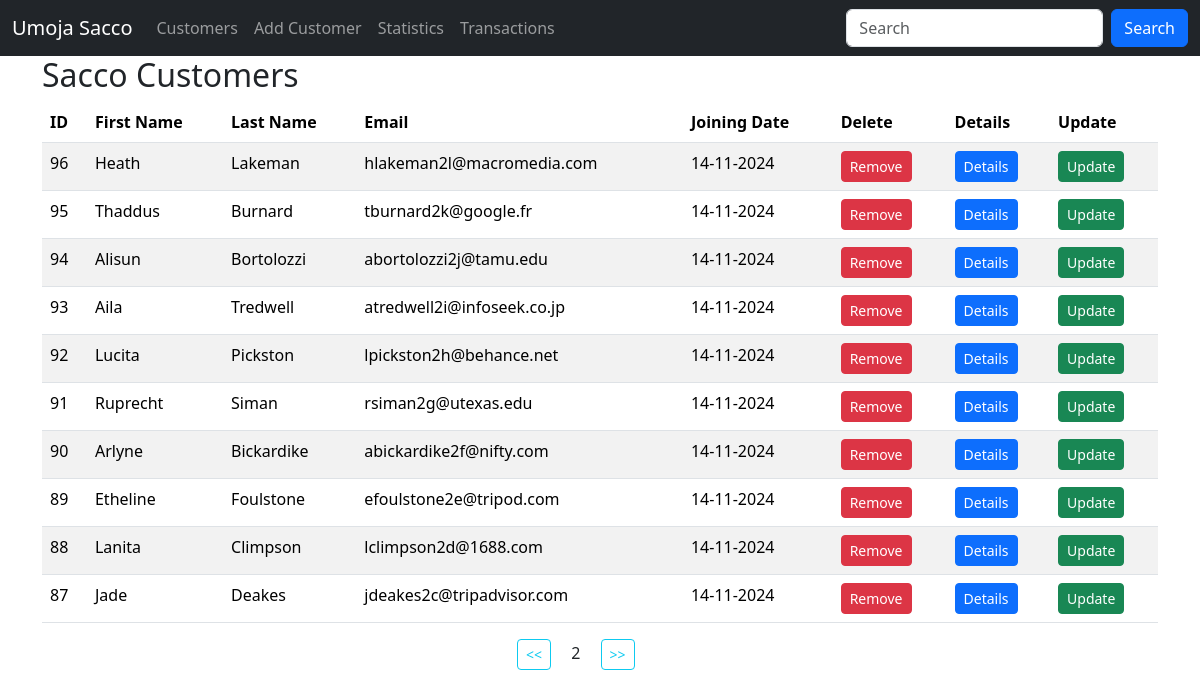
Screenshot of /?page=2 with the database file from the repository.
### sacco/models.py (models this page shows, shortened)
class Customer(models.Model):
    first_name = models.CharField(max_length=30) #charfield = varchar
    last_name = models.CharField(max_length=30)
    email = models.EmailField(unique=True) #varchar + ensures email is unique
    dob = models.DateField()
    gender = models.CharField(max_length=10)
    weight = models.IntegerField(default=0)
    created_at = models.DateTimeField(auto_now_add=True)
    updated_at = models.DateTimeField(auto_now=True)
    class Meta:
        db_table = 'customers'

### sacco/views.py (the view)
# urls.py: path('', views.customers, name='customers'),  # add /customers on host url in browser if you specified 'test'
def customers(request):
    data = Customer.objects.all().order_by('-id').values() # select * from customers
    paginator = Paginator(data, 10)
    page_number = request.GET.get('page', 1) #1 is a default page loaded if the page input is missing
    try:
        paginated_data = paginator.page(page_number)
    except PageNotAnInteger | EmptyPage  :
        paginated_data = paginator.page(1) #1 is a default page loaded if the page input is invalid
    return render(request, "customers.html", {"data": paginated_data}) #note that the data object carries key paginated information. also used in the customers.html loop

### templates/customers.html (shortened to what this page needs)
{% extends 'master.html' %}
{% block content %}
    <div class="container">
        <h2>Sacco Customers</h2>
        <table class="table table-striped">
            <thead>
            <tr>
                <th>ID</th>
                <th>First Name</th>
                <th>Last Name</th>
                <th>Email</th>
                <th>Joining Date</th>
                <th>Delete</th>
                <th>Details</th>
                <th>Update</th>
            </tr>
            </thead>
            {% for customer in data.object_list %}
                <tr>
                    <td>{{ customer.id }}</td>
                    <td>{{ customer.first_name }}</td>
                    <td>{{ customer.last_name }}</td>
                    <td>{{ customer.email }}</td>
                    <td>{{ customer.created_at | date:"d-m-Y" }}</td>
                    <td>
                        <a class="btn btn-danger btn-sm" href="{% url 'delete_customer' customer.id %}">Remove</a>
                    </td>
                    <td>
                        <a class="btn btn-primary btn-sm" href="{% url 'customer_details' customer.id %}">Details</a>
                    </td>
                    <td>
                        <a class="btn btn-success btn-sm" href="{% url 'update_customer' customer.id %}">Update</a>
                    </td>
                </tr>
            {% empty %}
                <p>No customers in the sacco</p>
            {% endfor %}
        </table>
        <div class="row justify-content-center">
            <div class="col-sm-2">
                {% if data.has_previous %}
                    <a class="btn btn-outline-info btn-sm" href="?page={{ data.previous_page_number }}"> << </a>
                {% endif %}
                <span class="mx-3">{{ data.number }}</span>
                {% if data.has_next %}
                    <a class="btn btn-outline-info btn-sm" href="?page={{ data.next_page_number }}"> >> </a>
                {% endif %}
            </div>
        </div>
    </div>
{% endblock %}

### rows the page displays
Customer: id "96", first_name "Heath", last_name "Lakeman", email "hlakeman2l@macromedia.com", created_at "14-11-2024"
Customer: id "95", first_name "Thaddus", last_name "Burnard", email "tburnard2k@google.fr", created_at "14-11-2024"
Customer: id "94", first_name "Alisun", last_name "Bortolozzi", email "abortolozzi2j@tamu.edu", created_at "14-11-2024"
Customer: id "93", first_name "Aila", last_name "Tredwell", email "atredwell2i@infoseek.co.jp", created_at "14-11-2024"
Customer: id "92", first_name "Lucita", last_name "Pickston", email "lpickston2h@behance.net", created_at "14-11-2024"
Customer: id "91", first_name "Ruprecht", last_name "Siman", email "rsiman2g@utexas.edu", created_at "14-11-2024"
Customer: id "90", first_name "Arlyne", last_name "Bickardike", email "abickardike2f@nifty.com", created_at "14-11-2024"
Customer: id "89", first_name "Etheline", last_name "Foulstone", email "efoulstone2e@tripod.com", created_at "14-11-2024"
Customer: id "88", first_name "Lanita", last_name "Climpson", email "lclimpson2d@1688.com", created_at "14-11-2024"
Customer: id "87", first_name "Jade", last_name "Deakes", email "jdeakes2c@tripadvisor.com", created_at "14-11-2024"

### other values shown
{{ data.number }} "2"
